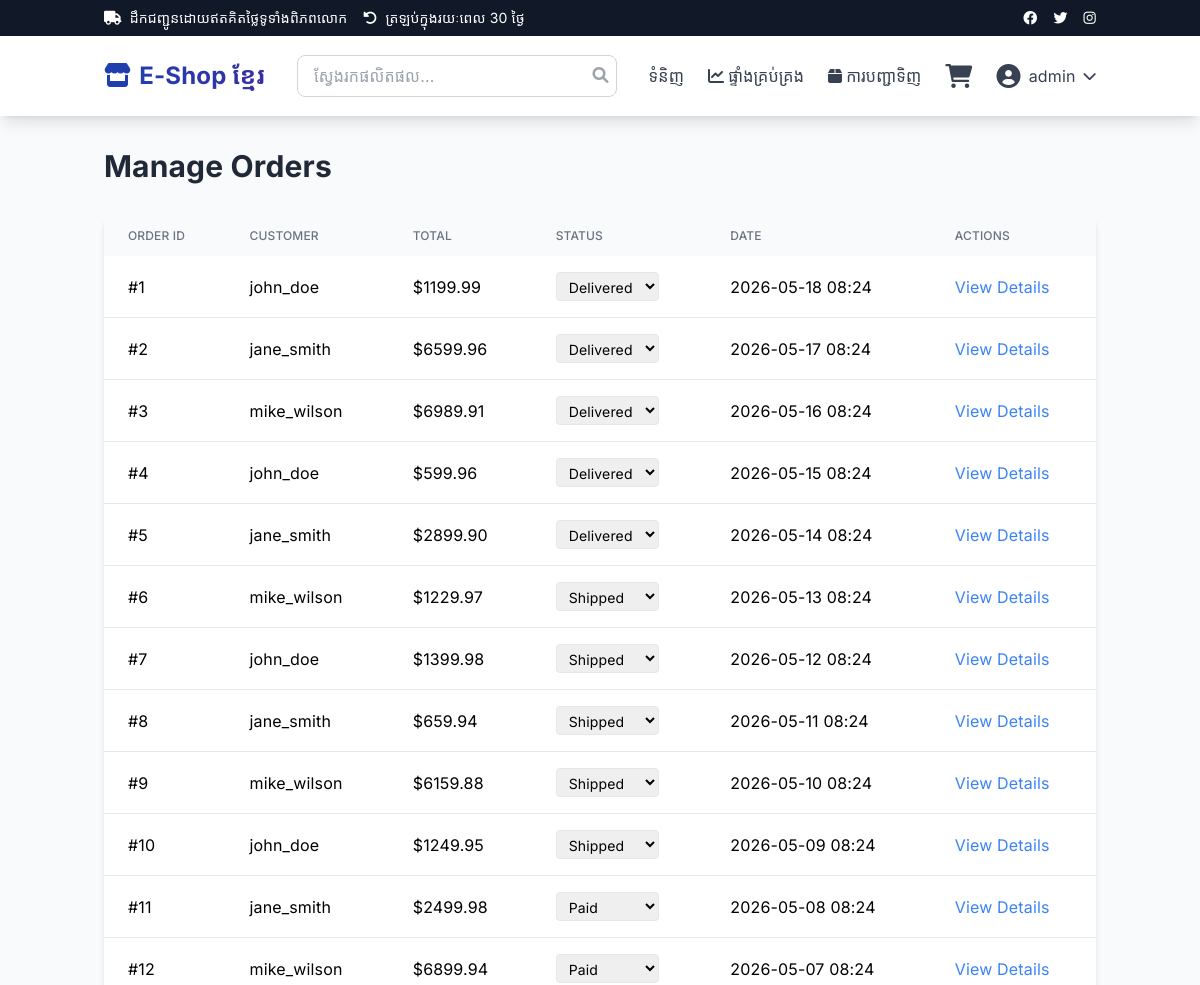
Page /admin/orders (signed in, upper part) on the earlier database version.
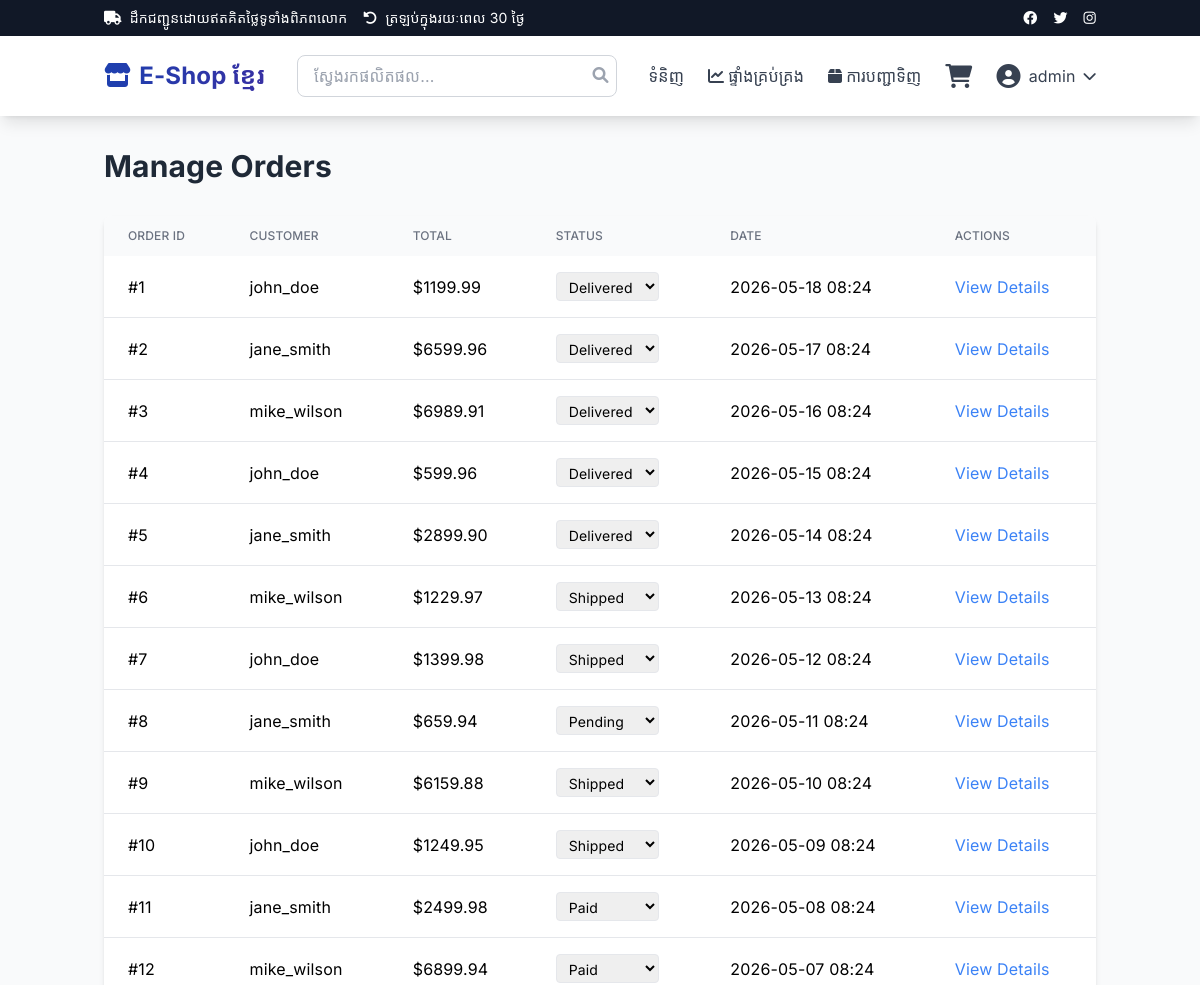
Same page on the later database version.
### models.py (models this page shows)
class Order(Base):
    __tablename__ = "orders"
    id = Column(Integer, primary_key=True, index=True)
    user_id = Column(Integer, ForeignKey("users.id"))
    total_amount = Column(Float)
    status = Column(String, default="pending")  # pending, paid, shipped, delivered
    shipping_address = Column(Text)
    created_at = Column(DateTime, default=datetime.utcnow)
    user = relationship("User", back_populates="orders")
    items = relationship("OrderItem", back_populates="order")

class User(Base):
    __tablename__ = "users"
    id = Column(Integer, primary_key=True, index=True)
    email = Column(String, unique=True, index=True)
    username = Column(String, unique=True, index=True)
    hashed_password = Column(String)
    is_admin = Column(Boolean, default=False)
    created_at = Column(DateTime, default=datetime.utcnow)
    orders = relationship("Order", back_populates="user")
    cart_items = relationship("CartItem", back_populates="user")

### main.py (the view)
@app.get("/admin/orders", response_class=HTMLResponse)
async def admin_orders(request: Request, db: Session = Depends(get_db)):
    current_user = get_current_user_for_template(request)
    if not current_user or not current_user.is_admin:
        return RedirectResponse(url="/login", status_code=302)
    orders = db.query(models.Order).order_by(desc(models.Order.created_at)).all()
    return templates.TemplateResponse("admin/orders.html", {
        "request": request,
        "orders": orders,
        "current_user": current_user
    })

### templates/admin/orders.html (shortened to what this page needs)
{% extends "base.html" %}
{% block content %}
<h1 class="text-3xl font-bold text-gray-800 mb-8">Manage Orders</h1>
<div class="bg-white rounded-lg shadow-md overflow-hidden">
    <div class="overflow-x-auto">
        <table class="w-full">
            <thead class="bg-gray-50">
                <tr>
                    <th class="px-6 py-3 text-left text-xs font-medium text-gray-500 uppercase">Order ID</th>
                    <th class="px-6 py-3 text-left text-xs font-medium text-gray-500 uppercase">Customer</th>
                    <th class="px-6 py-3 text-left text-xs font-medium text-gray-500 uppercase">Total</th>
                    <th class="px-6 py-3 text-left text-xs font-medium text-gray-500 uppercase">Status</th>
                    <th class="px-6 py-3 text-left text-xs font-medium text-gray-500 uppercase">Date</th>
                    <th class="px-6 py-3 text-left text-xs font-medium text-gray-500 uppercase">Actions</th>
                </tr>
            </thead>
            <tbody class="divide-y divide-gray-200">
                {% for order in orders %}
                <tr>
                    <td class="px-6 py-4">#{{ order.id }}</td>
                    <td class="px-6 py-4">{{ order.user.username }}</td>
                    <td class="px-6 py-4">${{ "%.2f"|format(order.total_amount) }}</td>
                    <td class="px-6 py-4">
                        <form action="/admin/orders/update/{{ order.id }}" method="post" class="inline">
                            <select name="status" onchange="this.form.submit()"
                                    class="px-2 py-1 border rounded text-sm">
                                <option value="pending" {% if order.status == 'pending' %}selected{% endif %}>Pending</option>
                                <option value="paid" {% if order.status == 'paid' %}selected{% endif %}>Paid</option>
                                <option value="shipped" {% if order.status == 'shipped' %}selected{% endif %}>Shipped</option>
                                <option value="delivered" {% if order.status == 'delivered' %}selected{% endif %}>Delivered</option>
                            </select>
                        </form>
                    </td>
                    <td class="px-6 py-4">{{ order.created_at.strftime('%Y-%m-%d %H:%M') }}</td>
                    <td class="px-6 py-4">
                        <button onclick="viewOrder({{ order.id }})" class="text-blue-500 hover:text-blue-700">
                            View Details
                        </button>
                    </td>
                </tr>
                {% endfor %}
            </tbody>
        </table>
    </div>
</div>
{% endblock %}

Differences in the rows shown:
changed Order id 8: status "Shipped" → "Pending"
